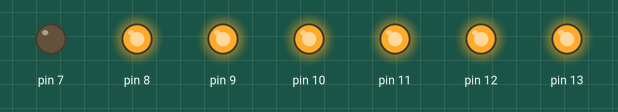
Bench run of a sketch on a simulated Arduino Uno, built with avr-gcc and run on an emulated ATmega328P. On the bench: output pins drawn as LEDs (lit = HIGH).

Above: at 0.5 s.
At 1.5 s:
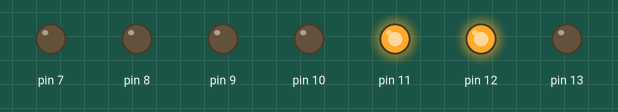
At 2.5 s:
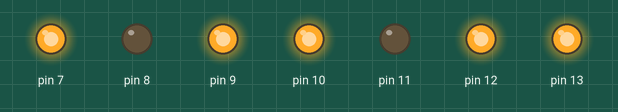
At 3.5 s:
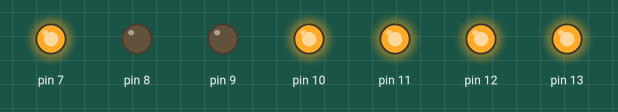
Timing chart, 0 to 4.6 s (numbered marks = the images above):
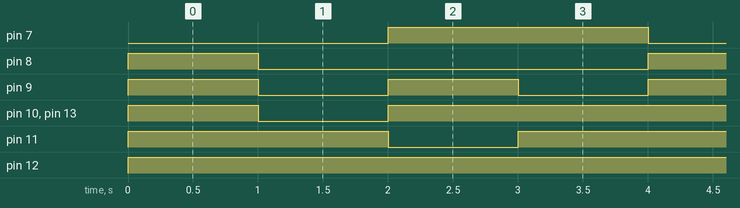

Measured:
- by itself, pin 7: alternates HIGH for 2.0 s and LOW for 2.0 s
- by itself, pin 8: alternates HIGH for 1.0 s and LOW for 3.0 s
- by itself, pin 9: alternates HIGH for 1.0 s and LOW for 1.0 s
- by itself, pin 10, pin 11, pin 13: repeats every 4.0 s: LOW 1.0 s, HIGH 3.0 s
- by itself, pin 12: LOW → HIGH at 0.00 s

The sketch:

display_0.ino
```cpp
void setup() {
  for (int i=7;i<14;i++){pinMode(i,OUTPUT);}
}

void loop() {
  digitalWrite(13,1);
  digitalWrite(12,1);
  digitalWrite(11,1);
  digitalWrite(10,1);
  digitalWrite(9,1);
  digitalWrite(8,1);
  digitalWrite(7,0);
  delay(1000);
  digitalWrite(13,0);
  digitalWrite(12,1);
  digitalWrite(11,1);
  digitalWrite(10,0);
  digitalWrite(9,0);
  digitalWrite(8,0);
  digitalWrite(7,0);
  delay(1000);
  digitalWrite(13,1);
  digitalWrite(12,1);
  digitalWrite(11,0);
  digitalWrite(10,1);
  digitalWrite(9,1);
  digitalWrite(8,0);
  digitalWrite(7,1);
  delay(1000);
  digitalWrite(13,1);
  digitalWrite(12,1);
  digitalWrite(11,1);
  digitalWrite(10,1);
  digitalWrite(9,0);
  digitalWrite(8,0);
  digitalWrite(7,1);
  delay(1000);
}
```
